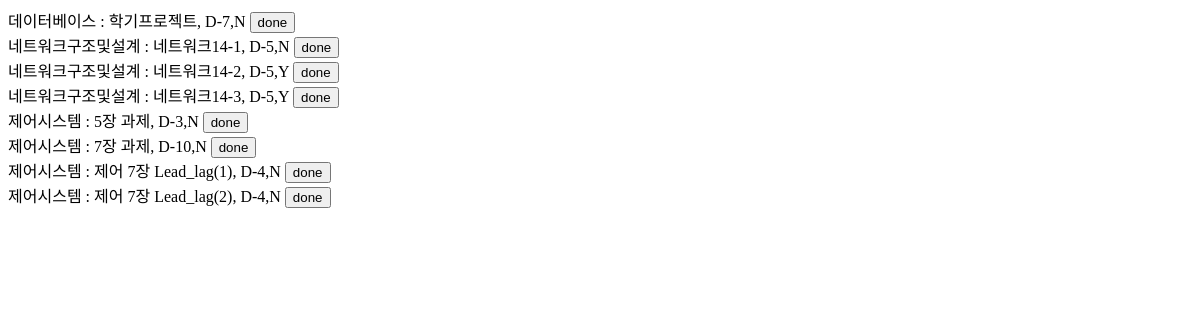
Screenshot of /home/201801764 with the database file from the repository.
### tables this page shows
CREATE TABLE "VideoAndHomework" (
	"cID"	INTEGER,
	"sID"	INTEGER,
	"VAHName"	TEXT,
	"DeadLine"	INTEGER,
	"Decision"	TEXT,
	FOREIGN KEY("cID") REFERENCES "Class"("cID") on delete CASCADE on update CASCADE
);

CREATE TABLE "Class" (
	"cID"	INTEGER NOT NULL UNIQUE,
	"NumOfPerson"	INTEGER,
	"cName"	TEXT NOT NULL,
	PRIMARY KEY("cID")
);

### server.py (the view, shortened to what this page needs)
@app.route('/home/<int:sID>', methods=['GET','POST'])
def home(sID):
    db = sqlite3.connect("todo_list.db")
    db.row_factory = sqlite3.Row
    items = db.execute(
        'SELECT VAHName, Class.cID,cName,Decision,DeadLine FROM VideoAndHomework, Class WHERE sID=? and VideoAndHomework.cID = Class.cID',(sID,)
    ).fetchall()
    db.close()
    return render_template('home.html', items= items)

### templates/home.html (shortened to what this page needs)
<!doctype HTML>
<html>
    <head>
    </head>
    <body>
        <form method='POST'>
        {% for item in items %}
            {{ item.cName }} : {{ item.VAHName }}, D-{{item.DeadLine}},{{item.Decision}} <input type='submit'name="{{item.VAHName}}" value="done"> <br>
        {% endfor %}
    </form>
    </body>
</html>

### rows the page displays
VideoAndHomework: cName "데이터베이스", VAHName "학기프로젝트", DeadLine "7", Decision "N"
VideoAndHomework: cName "네트워크구조및설계", VAHName "네트워크14-1", DeadLine "5", Decision "N"
VideoAndHomework: cName "네트워크구조및설계", VAHName "네트워크14-2", DeadLine "5", Decision "Y"
VideoAndHomework: cName "네트워크구조및설계", VAHName "네트워크14-3", DeadLine "5", Decision "Y"
VideoAndHomework: cName "제어시스템", VAHName "5장 과제", DeadLine "3", Decision "N"
VideoAndHomework: cName "제어시스템", VAHName "7장 과제", DeadLine "10", Decision "N"
VideoAndHomework: cName "제어시스템", VAHName "제어 7장 Lead_lag(1)", DeadLine "4", Decision "N"
VideoAndHomework: cName "제어시스템", VAHName "제어 7장 Lead_lag(2)", DeadLine "4", Decision "N"
